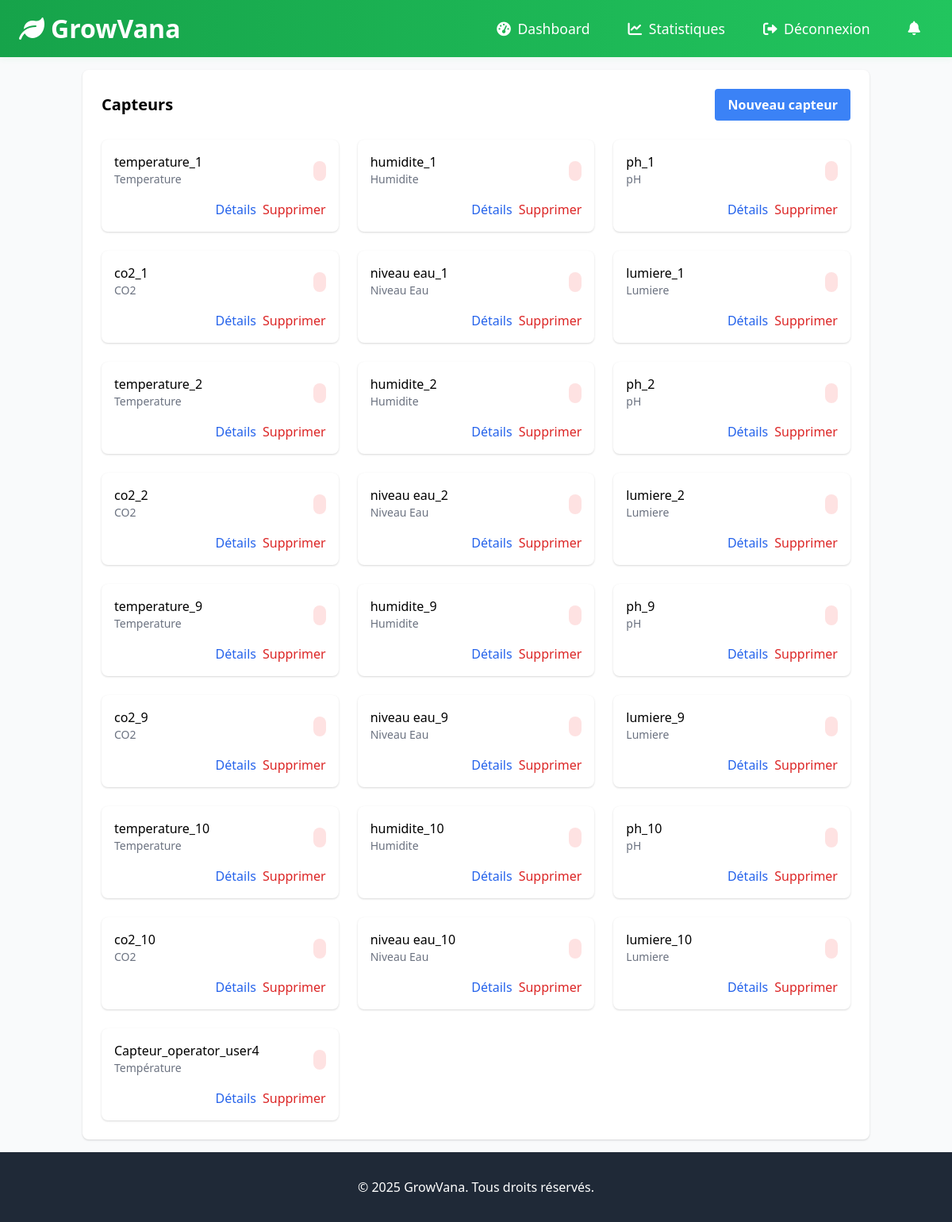
The page /dashboard/devices/ (signed in) on the database its author committed.
### capteurs/models.py (models this page shows, shortened)
class Capteur(models.Model):
    identifier = models.CharField(max_length=100, unique=True)
    type = models.ForeignKey(CapteurType, on_delete=models.CASCADE)
    culture = models.ForeignKey(Culture, on_delete=models.CASCADE, related_name='capteurs')

class CapteurType(models.Model):
    name = models.CharField(max_length=50)  # e.g. Temperature, pH, etc.
    unit = models.CharField(max_length=20)  # °C, %, etc.

### dashboard/views.py (the view)
# urls.py: path('devices/', views.dashboard_devices, name='devices'),
@login_required
def dashboard_devices(request):
    user = request.user
    if hasattr(user, 'role') and user.role == 'admin':
        return redirect('dashboard:admin_user_list')
    else:
        capteurs = Capteur.objects.filter(culture__user=user)
        context = {
            'capteurs': capteurs,
            'active_tab': 'devices'
        }
        return render(request, 'dashboard/devices.html', context)

### dashboard/templates/dashboard/devices.html (shortened to what this page needs)
{% extends 'dashboard/base.html' %}
{% block dashboard_content %}
    <div class="bg-white rounded-lg shadow p-6">
        <div class="flex justify-between items-center mb-6">
            <h2 class="text-xl font-semibold">Capteurs</h2>
            <a href="{% url 'dashboard:devices_create' %}" class="bg-blue-500 hover:bg-blue-600 text-white font-bold py-2 px-4 rounded">
                Nouveau capteur
            </a>
        </div>
        <div class="grid grid-cols-1 md:grid-cols-2 lg:grid-cols-3 gap-6">
            {% for capteur in capteurs %}
            <div class="bg-white rounded-lg shadow p-4">
                <div class="flex justify-between items-center">
                    <div>
                        <h3 class="font-medium">{{ capteur.identifier }}</h3>
                        <p class="text-sm text-gray-500">{{ capteur.type.name }}</p>
                    </div>
                    <div>
                        {% with status=capteur.capteurstatus_set.first %}
                        <span class="px-2 py-1 text-xs font-medium rounded-full {% if status.status == 'online' %}bg-green-100 text-green-800{% else %}bg-red-100 text-red-800{% endif %} device-status" data-device-id="{{ capteur.id }}">
                        </span>
                        {% endwith %}
                    </div>
                </div>
                <div class="mt-4 flex justify-end space-x-2">
                    <a href="{% url 'dashboard:devices_detail' capteur.id %}" class="text-blue-600 hover:text-blue-800">
                        Détails
                    </a>
                    <form method="post" action="{% url 'dashboard:devices_delete' capteur.id %}" class="inline">
                        <button type="submit" class="text-red-600 hover:text-red-800">
                            Supprimer
                        </button>
                    </form>
                </div>
            </div>
            {% empty %}
            <p class="text-gray-500">Aucun capteur</p>
            {% endfor %}
        </div>
    </div>
{% endblock %}

### static/css/styles.css (style rules this page uses)
button[type="submit"] { transition: background 0.2s, box-shadow 0.2s, transform 0.1s; }
.device-status { padding: 5px 10px; border-radius: 4px; font-weight: 500; }

### rows shown on the page
Capteur: identifier "temperature_1", type.name "Temperature"
Capteur: identifier "humidite_1", type.name "Humidite"
Capteur: identifier "ph_1", type.name "pH"
Capteur: identifier "co2_1", type.name "CO2"
Capteur: identifier "niveau eau_1", type.name "Niveau Eau"
Capteur: identifier "lumiere_1", type.name "Lumiere"
Capteur: identifier "temperature_2", type.name "Temperature"
Capteur: identifier "humidite_2", type.name "Humidite"
Capteur: identifier "ph_2", type.name "pH"
Capteur: identifier "co2_2", type.name "CO2"
Capteur: identifier "niveau eau_2", type.name "Niveau Eau"
Capteur: identifier "lumiere_2", type.name "Lumiere"
Capteur: identifier "temperature_9", type.name "Temperature"
Capteur: identifier "humidite_9", type.name "Humidite"
Capteur: identifier "ph_9", type.name "pH"
Capteur: identifier "co2_9", type.name "CO2"
Capteur: identifier "niveau eau_9", type.name "Niveau Eau"
Capteur: identifier "lumiere_9", type.name "Lumiere"
Capteur: identifier "temperature_10", type.name "Temperature"
Capteur: identifier "humidite_10", type.name "Humidite"
Capteur: identifier "ph_10", type.name "pH"
Capteur: identifier "co2_10", type.name "CO2"
Capteur: identifier "niveau eau_10", type.name "Niveau Eau"
Capteur: identifier "lumiere_10", type.name "Lumiere"
Capteur: identifier "Capteur_operator_user4", type.name "Température"
